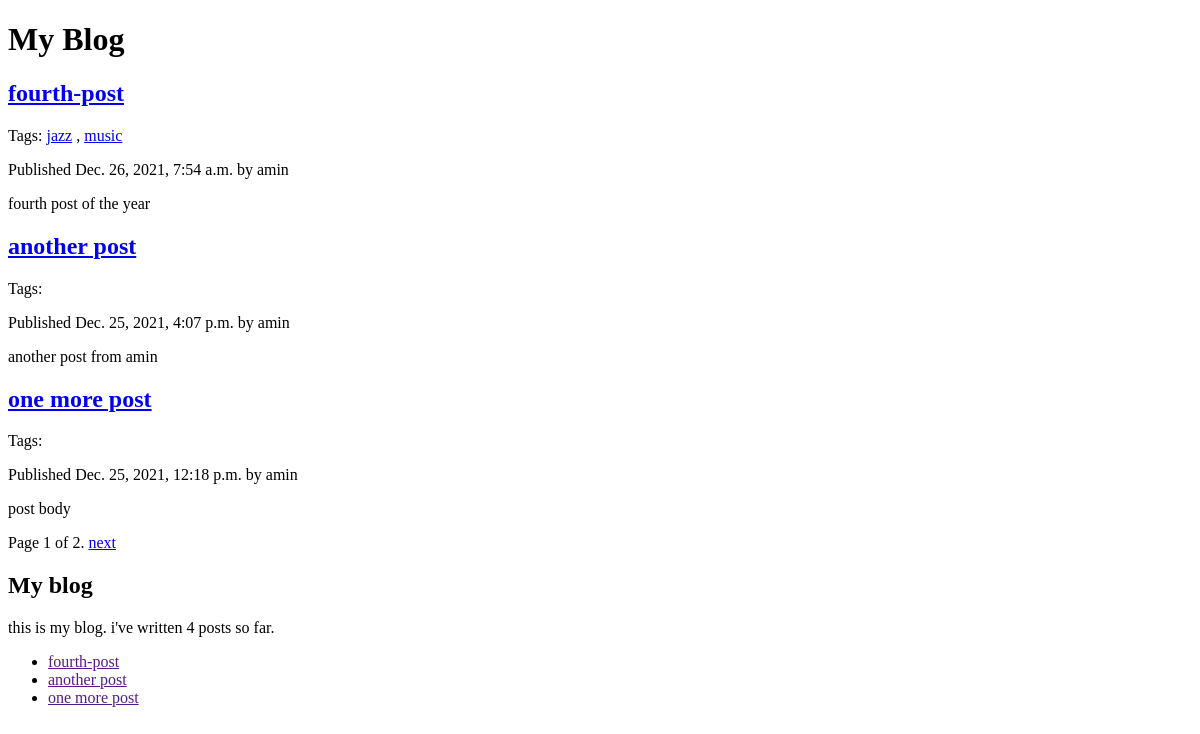
The page /blog/ on the database as committed earlier.
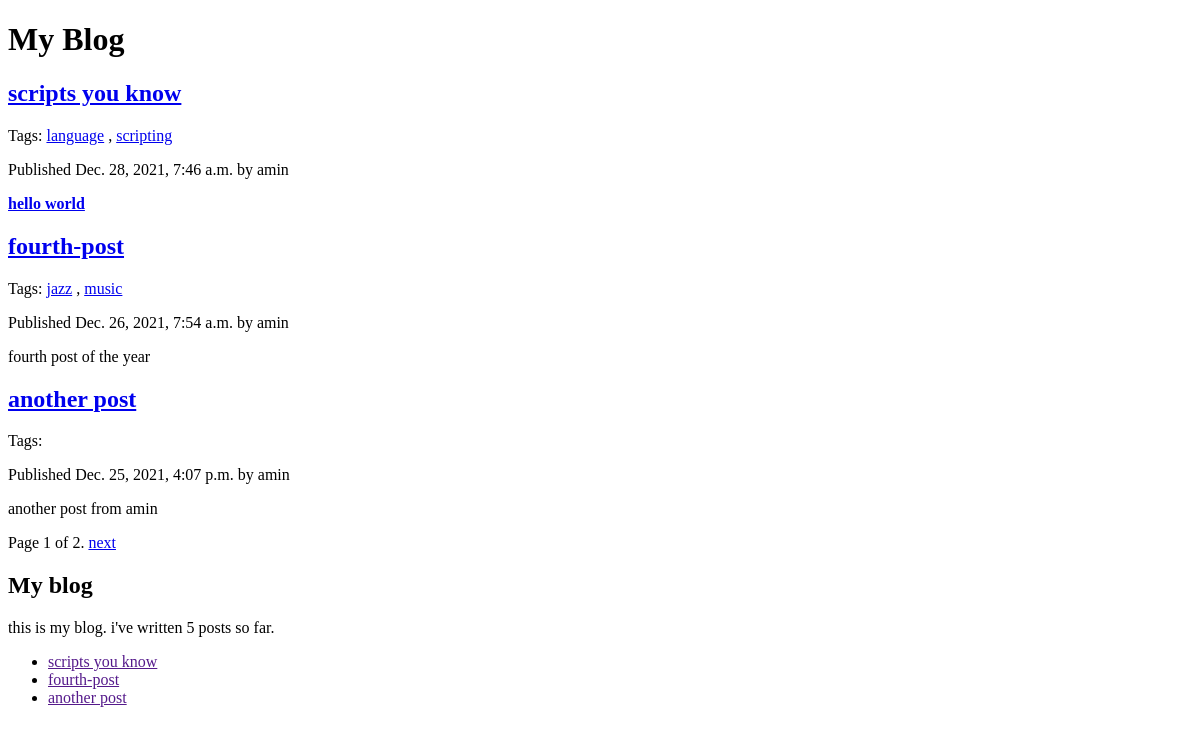
The same page on the database as committed later.
### blog/models.py (models this page shows, shortened)
class Post(models.Model):
    STATUS_CHOICES=(
        ('draft','Draft'),
        ('published','published')
    )
    title=models.CharField(max_length=250)
    slug=models.SlugField(max_length=250,unique_for_date='publish')
    author=models.ForeignKey(User,related_name='blog_posts',on_delete=models.CASCADE)
    body=models.TextField()
    publish=models.DateTimeField(default=timezone.now)
    created=models.DateTimeField(auto_now_add=True)
    updated=models.DateTimeField(auto_now=True)
    status=models.CharField(max_length=10,choices=STATUS_CHOICES,default='draft')
    objects=models.Manager()
    published=PublishedManager()
    tags=TaggableManager()
    class Meta:
        ordering=('-publish',)
    def get_absolute_url(self):
        return reverse('blog:post_detail', args=[self.publish.year,
                                                self.publish.strftime('%m'),
                                                self.publish.strftime('%d'),
                                                self.slug
                                    ])

### blog/views.py (the view)
# urls.py: path('',views.post_list,name='post_list'),
def post_list(request,tag_slug=None):
    object_list=Post.published.all()
    tag=None
    if tag_slug:
        tag=get_object_or_404(Tag,slug=tag_slug)
        object_list=object_list.filter(tags__in=[tag])
    paginator=Paginator(object_list,3)
    page=request.GET.get('page')
    try:
        posts=paginator.page(page)
    except PageNotAnInteger:
        posts=paginator.page(1)
    except EmptyPage:
        posts=paginator.page(paginator.num_pages)
    return render(request,'blog/post/list.html',{'posts':posts,'tag':tag})

### blog/models.py (called while the page is built)
    def get_queryset(self):
        return super(PublishedManager,self).get_queryset().filter(status='published')

### blog/templatetags/blog_tags.py (called while the page is built)
@register.simple_tag
def total_posts():
    return Post.published.count()

@register.inclusion_tag('blog/post/latest_posts.html')
def show_latest_posts(count=5):
    latest_posts=Post.published.order_by('-publish')[:count]
    return {'latest_posts':latest_posts}

@register.filter(name='markdown')
def markdown_format(text):
    return mark_safe(markdown.markdown(text))

### blog/templates/blog/post/list.html (shortened to what this page needs)
{% extends 'blog/base.html' %}
{% load blog_tags %}
{% block content %}
    <h1>My Blog</h1>
    {% for post in posts %}
        <h2><a href="{{ post.get_absolute_url }}">{{ post.title }}</a></h2>
        <p class="tags">
            Tags:
            {% for tag in post.tags.all %}
                <a href="{% url 'blog:post_list_by_tag' tag.slug %}">{{ tag.name }}</a>
                {% if not forloop.last %},{% endif %}
            {% endfor %}
        </p>
        <p class="date">Published {{ post.publish }} by {{ post.author}}</p>
        {{ post.body|safe|markdown|truncatewords_html:30 }}
    {% endfor %}
    {% include "pagination.html" with page=posts %}
{% endblock content %}

### blog/templates/blog/base.html (shortened to what this page needs)
{% load blog_tags %}
{% load static %}
<!DOCTYPE html>
<html>
    <head>
        <link href=" {% static 'css/blog.css' %}" rel="stylesheet">
    </head>
    <body>
        <div id="content">
            {% block content %}{% endblock content %}
        </div>
        <div>
            <h2>
                My blog
            </h2>
            <p>this is my blog. i've written {% total_posts %} posts so far.</p>
            {% show_latest_posts 3 %}
        </div>
    </body>
    </html>

### blog/templates/pagination.html (shortened to what this page needs)
<div class="pagination">
    <span class="step-links">
        <span class="current">
            Page {{ page.number }} of {{ page.paginator.num_pages }}.
        </span>
        {% if page.has_next %}
            <a href="?page={{ page.next_page_number }}">next</a>
        {% endif %}
    </span>
</div>

### blog/templates/blog/post/latest_posts.html
<ul>
    {% for latest_post in latest_posts %}
        <li><a href="{{ post.get_absolute_url }}">{{ latest_post.title }}</a></li>
    {% endfor %}
</ul>

Rows that differ between the two databases and show on the page:
no longer on this page (row unchanged): Post: title "one more post", publish "Dec. 25, 2021, 12:18 p.m.", author "amin", body "post body"
added Post: title "scripts you know", publish "Dec. 28, 2021, 7:46 a.m.", author "amin", body "hello world"
added Tag: name "language", shown under "scripts you know"
added Tag: name "scripting", shown under "scripts you know"
Other text that changed with them:
text no longer shown: "4"
text now shown: "5"
